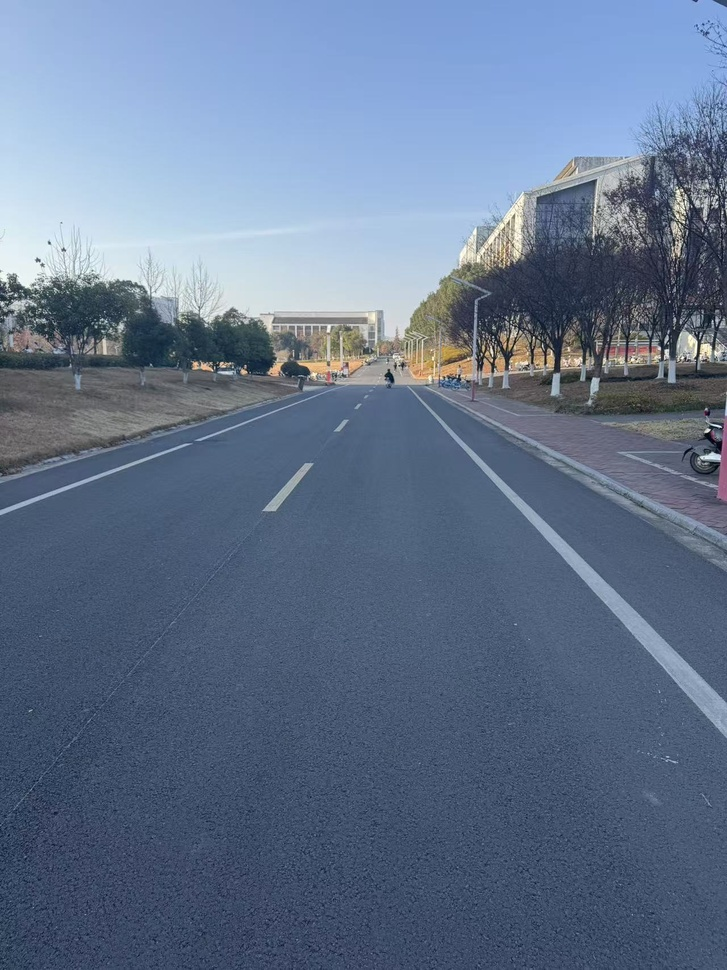
#> input picture 实验二/campus_road.jpg, 727 x 970 px, shrunk from 1280 x 1707 before the run
$ jupyter execute '实验2.ipynb'   (shell and % lines are left out)
#> lines starting #> are read from the running program, lines starting #| are printed output that depends on the picture; after the words box and inside, x2 and y2 are one past the last pixel; in counts of white or black regions, pixels touching at a corner belong together
# 实验二：基于霍夫变换的车道线检测

## 1. 实验背景与环境配置

**算法分析：**
车道线检测是自动驾驶感知层的核心任务之一。在经典计算机视觉领域，该任务通常被建模为“边缘检测 + 几何形状拟合”的问题。
* **OpenCV (`cv2`)**: 提供了底层的图像处理算子（如 Canny, HoughLines）。
* **NumPy**: 图像在计算机中本质上是矩阵，NumPy 用于高效的矩阵运算和掩膜（Mask）生成。
* **Matplotlib**: 用于在 Notebook 中可视化处理过程中的中间结果（如边缘图、掩膜图），便于调试参数。

本实验将通过流水线（Pipeline）的方式处理图像，逐步提取车道特征。

[cell 1]
import matplotlib.pyplot as plt
import matplotlib.image as mpimg
import numpy as np
import cv2

plt.rcParams['font.sans-serif'] = ['SimHei']  # 用于正常显示中文标签
plt.rcParams['axes.unicode_minus'] = False    # 用于正常显示负号

# 设置 Jupyter Notebook 的命令，使图像直接嵌入页面显示

print("环境配置完成。OpenCV版本:", cv2.__version__)

## 2. 图像预处理：降维与去噪

**算法分析：**
在进行边缘检测之前，必须对原始图像进行预处理，主要包含两个步骤：

1.  **灰度化 (Grayscale Conversion)**:
    * **原理**: 彩色图像包含 R, G, B 三个通道，数据量大且受环境光色温影响大。车道线识别主要依赖于**亮度突变**（如白色车道线与黑色沥青路的对比），而非色彩信息。
    * **公式**: $Y = 0.299R + 0.587G + 0.114B$。将三通道降维至单通道，显著减少后续计算量。

2.  **高斯模糊 (Gaussian Blur)**:
    * **原理**: 校园道路环境复杂，路面可能有树影、石子或裂缝，这些高频纹理会在边缘检测中产生大量噪点（假阳性）。
    * **操作**: 使用高斯核与图像进行卷积。
    * **参数分析 (`kernel_size`)**: 核大小必须是奇数（如 3, 5, 7）。对于分辨率较高的手机拍摄图片，推荐使用 **5x5** 或 **7x7** 的核。核越大，图像越模糊，抗噪能力越强，但可能会模糊掉远处的细小车道线。

[cell 2]
def grayscale(img):
    """将 RGB 图像转换为灰度图"""
    return cv2.cvtColor(img, cv2.COLOR_RGB2GRAY)

def gaussian_blur(img, kernel_size):
    """
    使用高斯核对图像进行平滑处理
    kernel_size: 高斯核大小 (例如 5 表示 5x5 矩阵)
    """
    return cv2.GaussianBlur(img, (kernel_size, kernel_size), 0)

# --- 执行代码 ---
# 读取图片 (请修改为你的文件名)
image = mpimg.imread('campus_road.jpg')
#> image is the input picture: shape (970, 727, 3); mean R, G, B 99.5, 116.4, 141.5

# 如果图片读取为浮点数 (0-1)，则乘以 255 并转为整数 (0-255)
if image.dtype == np.float32 or image.dtype == np.float64:
    image = (image * 255).astype(np.uint8)

# 通道数转换 (4通道 -> 3通道)
# 如果图片有透明度通道 (RGBA)，去掉它，只保留 RGB
if len(image.shape) > 2 and image.shape[2] == 4:
    image = cv2.cvtColor(image, cv2.COLOR_RGBA2RGB)

print("当前图像 Shape:", image.shape)  # 必须是 (高度, 宽度, 3) 才能运行成功
#| 当前图像 Shape: (970, 727, 3)

print("当前图像数据类型:", image.dtype) # 应该是 uint8
#| 当前图像数据类型: uint8

# 1. 灰度化
gray_img = grayscale(image)
#> in grayscale, `return cv2.cvtColor(img, cv2.COLOR_RGB2GRAY)`:
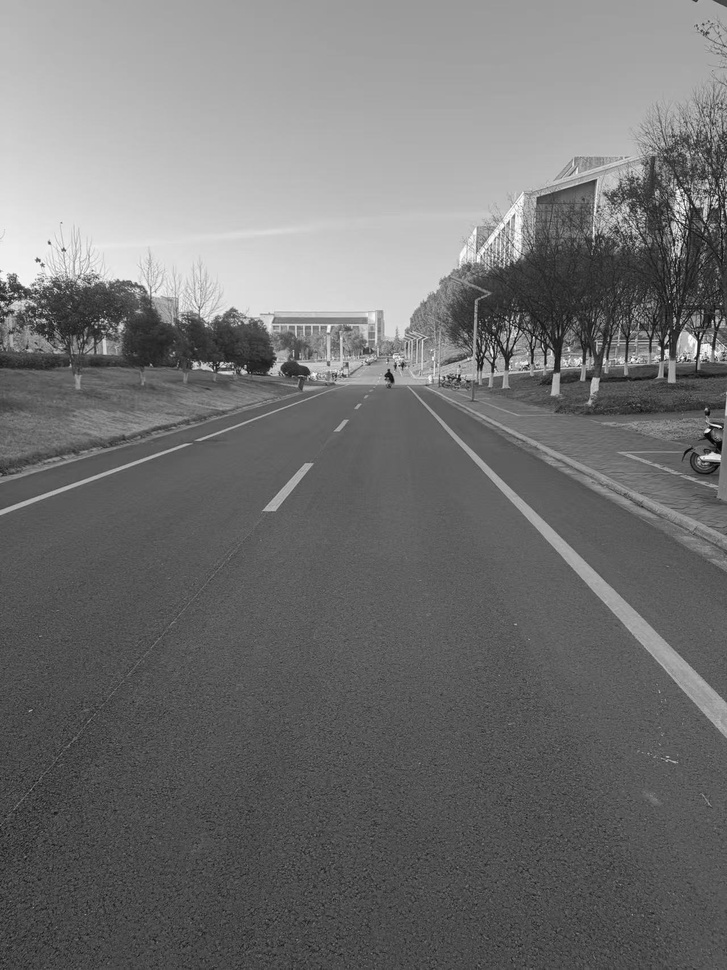
#> returned value: shape (970, 727); min 2, max 254, mean 114.2

# 2. 高斯模糊
kernel_size = 5
blur_img = gaussian_blur(gray_img, kernel_size)

# 展示对比
f, (ax1, ax2) = plt.subplots(1, 2, figsize=(12, 5))
ax1.set_title('Gray Scale')
ax1.imshow(gray_img, cmap='gray')
ax2.set_title('Gaussian Blur (Noise Reduction)')
ax2.imshow(blur_img, cmap='gray')
plt.show()

## 3. Canny 边缘检测 (Edge Detection)

**算法分析：**
Canny 算子是目前最优的边缘检测算法之一，它通过计算像素梯度的幅值和方向来定位边缘。

**核心步骤：**
1.  **计算梯度**: 使用 Sobel 算子计算水平 ($G_x$) 和垂直 ($G_y$) 方向的导数，得到梯度幅值 $G = \sqrt{G_x^2 + G_y^2}$。
2.  **非极大值抑制**: 细化边缘，确保边缘只有 1 像素宽。
3.  **双阈值 (Double Thresholding) 机制**:
    * **High Threshold**: 高于此值的像素被确认为“强边缘”。
    * **Low Threshold**: 低于此值的被抛弃；介于两者之间的像素，只有当它们与“强边缘”相连时才会被保留。

**针对校园道路的参数调整：**
* **Low Threshold**: 建议设为 50 左右。如果太低，会检测到路面的微小裂缝。
* **High Threshold**: 建议设为 150 左右（通常保持 1:2 或 1:3 的比例）。在树影斑驳的校园路面上，适当调高此值可以过滤掉阴影边缘。

[cell 3]
def canny(img, low_threshold, high_threshold):
    """应用 Canny 边缘检测"""
    return cv2.Canny(img, low_threshold, high_threshold)

# --- 执行代码 ---
low_threshold = 50
high_threshold = 150

edges = canny(blur_img, low_threshold, high_threshold)
#> in canny, `return cv2.Canny(img, low_threshold, high_threshold)`:
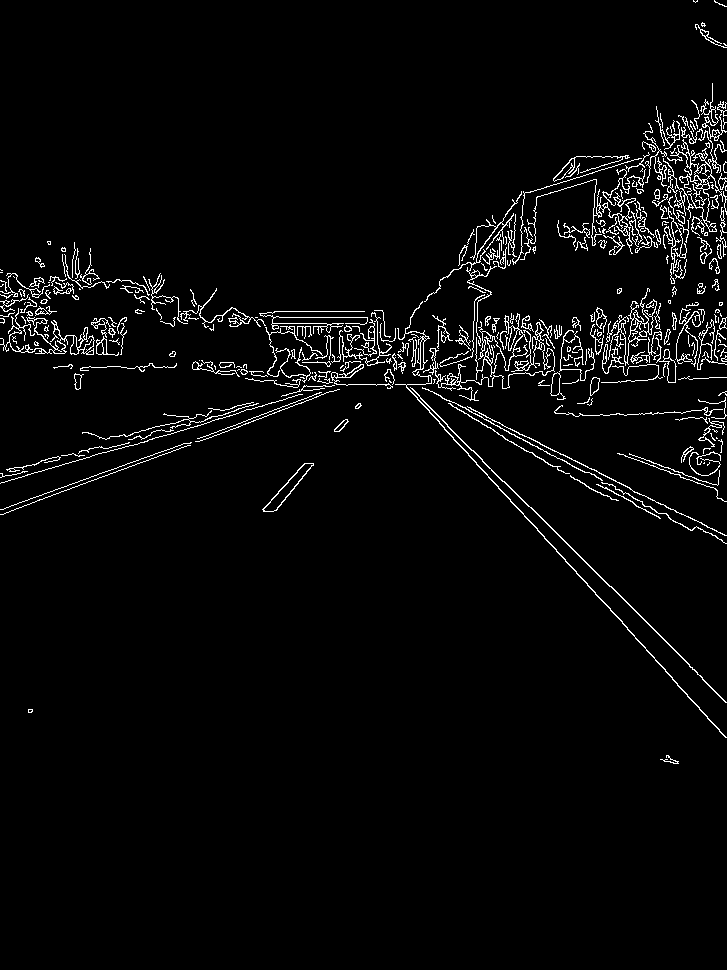
#> returned value: shape (970, 727); 3.2% white in thin lines or dots, all inside (x1, y1, x2, y2) = (0, 0, 727, 764)

# 展示边缘检测结果
plt.figure(figsize=(10, 6))
plt.title("Canny Edges")
plt.imshow(edges, cmap='gray')
plt.show()

## 4. 感兴趣区域 (ROI) 掩膜提取

**算法分析：**
边缘检测是全局的，它会把天空、树木、建筑物的轮廓都提取出来。为了让霍夫变换只关注车道线，我们需要定义一个**Mask（掩膜）**。

**几何逻辑：**
* **视点假设**: 假设相机固定在车头或手持拍摄，车道线必然汇聚于图像中心的远点，并延伸至图像底部的左右两侧。
* **梯形区域**: 我们定义一个梯形多边形：
    * 底边：图像底部（覆盖车头前方）。
    * 顶边：图像中心偏下位置（地平线下方）。
* **位运算**: 使用 `cv2.bitwise_and` 操作，将掩膜与边缘图相乘。掩膜外（黑色，值为0）的区域会被强制置零，掩膜内（白色，值为1）的区域保留。

**注意**: 校园道路通常较窄，且可能有行人，所以 ROI 的顶边不要设置得太宽。

[cell 4]
def region_of_interest(img, vertices):
    """
    应用图像掩膜
    img: 输入图像 (Canny 结果)
    vertices: 多边形顶点坐标 (numpy array)
    """
    mask = np.zeros_like(img)

    # 定义掩膜填充颜色 (对于灰度图是 255)
    ignore_mask_color = 255

    # 填充多边形
    cv2.fillPoly(mask, vertices, ignore_mask_color)

    # 执行与操作，保留感兴趣区域
    masked_image = cv2.bitwise_and(img, mask)
    return masked_image

# --- 执行代码 ---
imshape = image.shape
#> imshape = (970, 727, 3)
height = imshape[0]
#> height = 970
width = imshape[1]
#> width = 727

# 定义梯形顶点：(左下, 左上, 右上, 右下)
# 这里的比例参数 (如 0.45, 0.6) 需要根据你拍摄的具体图片微调
vertices = np.array([[(0, height),
                      (width * 0, height * 0.4), # 左上点
                      (width * 1, height * 0.4), # 右上点
                      (width, height)]], dtype=np.int32)

masked_edges = region_of_interest(edges, vertices)
#> in region_of_interest, `cv2.fillPoly(mask, vertices, ignore_mask_color)`:
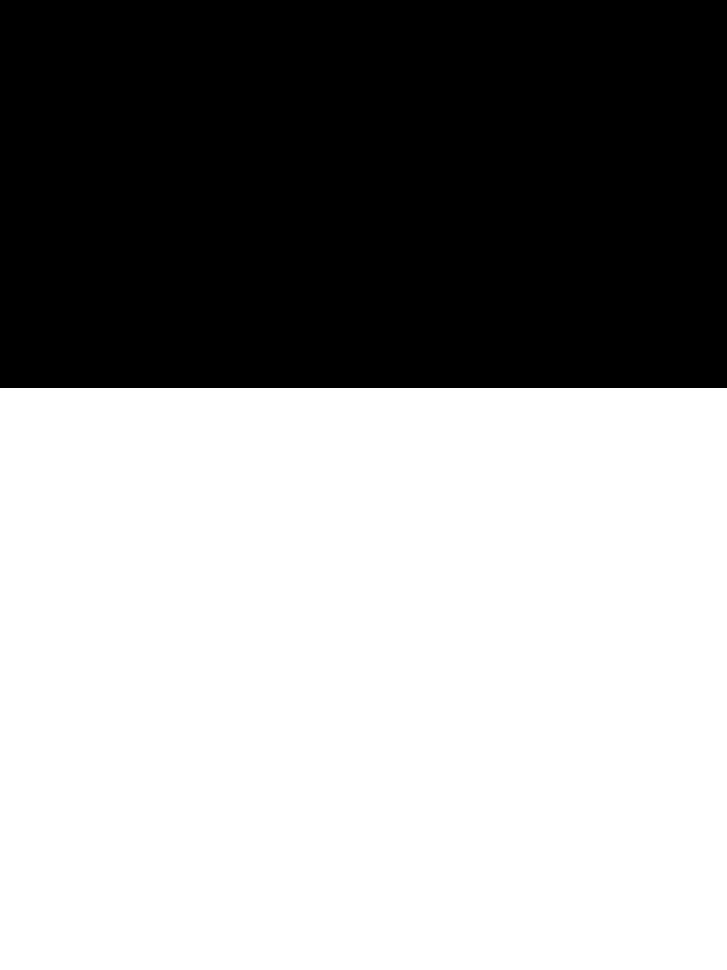
#> mask: shape (970, 727); 60% white; 1 black region, box (x1, y1, x2, y2) and area: (0, 0, 727, 388) 282076
#> in region_of_interest, `masked_image = cv2.bitwise_and(img, mask)`:
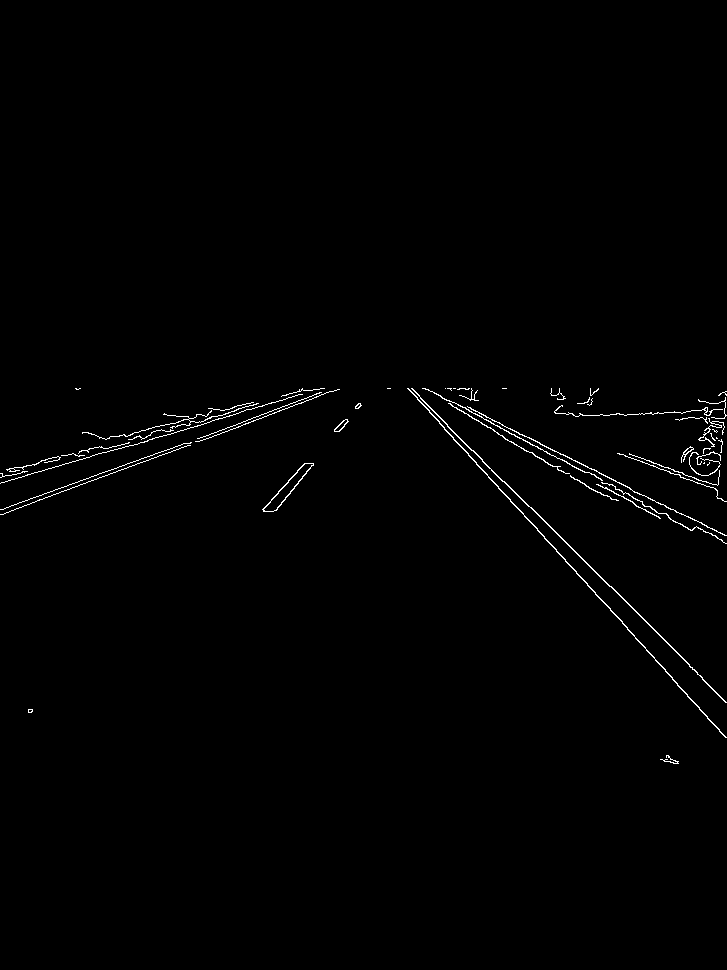
#> masked_image: shape (970, 727); 0.79% white in thin lines or dots, all inside (x1, y1, x2, y2) = (0, 388, 727, 764)

# 展示 ROI 结果
plt.figure(figsize=(10, 6))
plt.title("ROI Masked Edges (Only Road Surface)")
plt.imshow(masked_edges, cmap='gray')
plt.show()

## 5. 霍夫变换 (Probabilistic Hough Transform)

**算法分析：**
这是实验的核心步骤，用于从离散的边缘点中提取数学上的直线方程。

**数学原理：**
* **参数空间映射**: 笛卡尔坐标系中的一条直线 $y=kx+b$ 无法表示垂直线。霍夫变换使用极坐标 $(\rho, \theta)$ 表示直线：$\rho = x \cos \theta + y \sin \theta$。
* **投票机制**: 图像空间中的每一个边缘点，对应参数空间中的一条正弦曲线。如果多条正弦曲线交于一点 $(\rho_0, \theta_0)$，则说明这些点共线。

**HoughLinesP 参数详解：**
本实验使用累计概率霍夫变换 (`HoughLinesP`)，它比标准霍夫变换更快，且直接返回线段端点。
* `rho` (1): 距离精度，设为 1 像素。
* `theta` (np.pi/180): 角度精度，设为 1 度。
* `threshold` (15): **投票阈值**。只有当一条直线上至少有 15 个像素点时，才会被认定为直线。校园路面若磨损严重，可适当降低此值。
* `minLineLength` (40): **最小线长**。小于此长度的线段被视为噪点（如路面斑点）。
* `maxLineGap` (20): **最大断裂距离**。这是针对虚线或磨损车道线的关键参数。它允许算法把中间断开不超过 20 像素的两条线段连接成一条线。

[cell 5]
def draw_lines(img, lines, color=[255, 0, 0], thickness=35):
    """
    在图像上绘制线段
    注意：这里仅做简单的线段绘制。
    如果要进阶，可以计算斜率将线段分类为左右车道，求平均后画出贯穿实线。
    """
    if lines is None:
        return
    for line in lines:
        for x1,y1,x2,y2 in line:
            cv2.line(img, (x1, y1), (x2, y2), color, thickness)

def hough_lines(img, rho, theta, threshold, min_line_len, max_line_gap):
    """
    img: ROI 边缘图
    返回: 绘制了直线的空白图像
    """
    # 运行概率霍夫变换
    lines = cv2.HoughLinesP(img, rho, theta, threshold, np.array([]),
                            minLineLength=min_line_len, maxLineGap=max_line_gap)

    # 创建一个全黑的图像用于画线
    line_img = np.zeros((img.shape[0], img.shape[1], 3), dtype=np.uint8)

    draw_lines(line_img, lines)
    return line_img

# --- 执行代码 ---
rho = 1
theta = np.pi/180
threshold = 150
min_line_len = 90
max_line_gap = 50

line_image = hough_lines(masked_edges, rho, theta, threshold, min_line_len, max_line_gap)
#> in hough_lines, `lines = cv2.HoughLinesP(img, rho, theta, threshold, np.array([]), minL..`: lines = [[420, 398, 528, 506], [416, 396, 597, 596], [0, 509, 319, 393], [531, 507, 726, 702], [537, 528, 726, 737], [424, 388, 726, 535]]
#> the loop in draw_lines, `for line in lines:` made 6 passes
#> after the loop in draw_lines, `for line in lines:`:
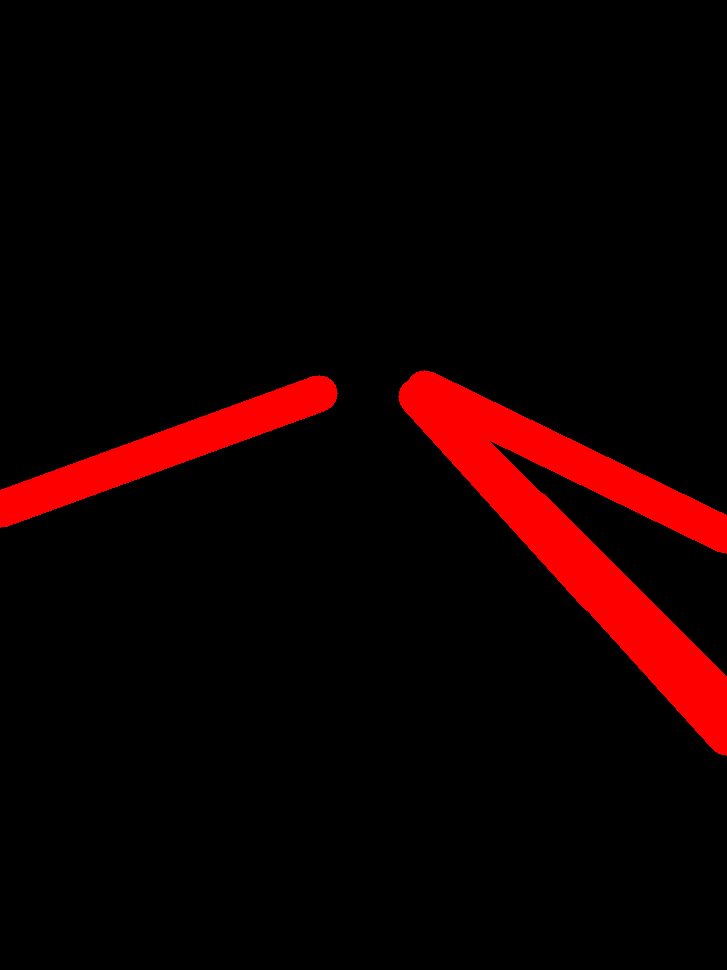
#> img: shape (970, 727, 3); mean of channels 0, 1, 2 17.2, 0, 0; drawn as R, G, B

plt.figure(figsize=(10, 6))
plt.title("Hough Lines Detected")
plt.imshow(line_image)
plt.show()

## 6. 结果叠加与可视化

**算法分析：**
最后一步是将检测到的车道线（红线）与原始彩色图像融合，以便直观地评估检测效果。

**融合原理：**
使用 `cv2.addWeighted` 进行加权叠加。公式为：
$$Result = \alpha \cdot \text{Src1} + \beta \cdot \text{Src2} + \gamma$$
其中：
* $\alpha=0.8$: 原图权重，保持背景清晰。
* $\beta=1.0$: 线条权重，设为 1 确保车道线高亮显示。
* $\gamma=0$: 亮度偏移量。

**实验总结：**
通过上述步骤，我们实现了从自然场景中提取几何特征的过程。如果结果中包含过多杂线，请检查 Canny 的 `low_threshold` 是否过低；如果漏检了车道线，请尝试增大霍夫变换的 `maxLineGap` 或减小 `threshold`。

[cell 6]
def weighted_img(img, initial_img, α=0.8, β=1., γ=0.):
    """
    将 img (线条图) 叠加到 initial_img (原图) 上
    """
    return cv2.addWeighted(initial_img, α, img, β, γ)

# --- 执行代码 ---
final_result = weighted_img(line_image, image)
#> in weighted_img, `return cv2.addWeighted(initial_img, α, img, β, γ)`:
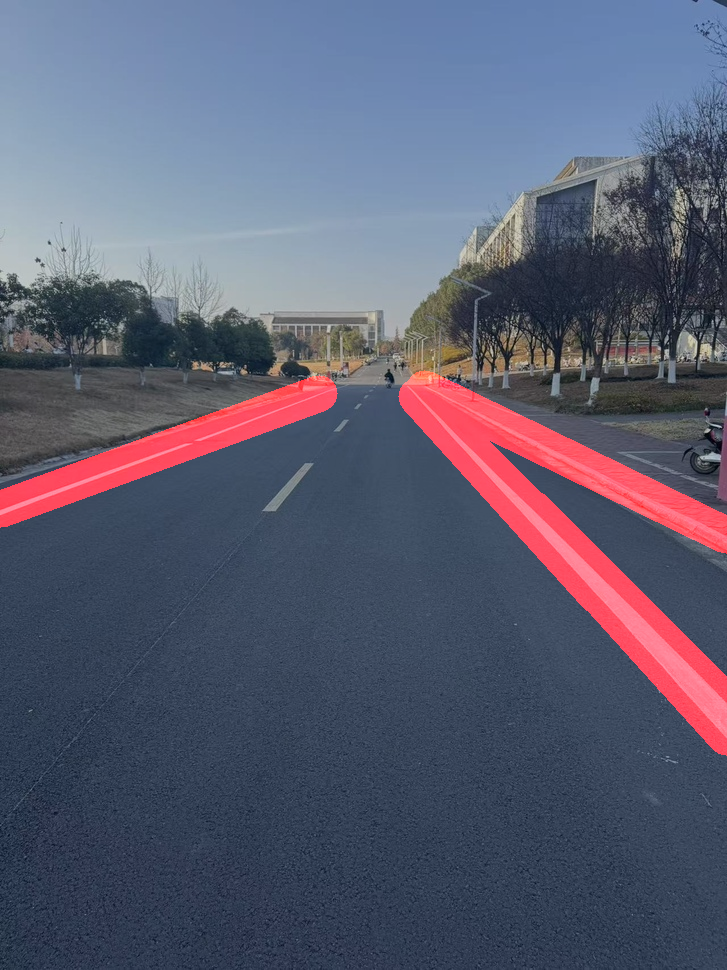
#> returned value: shape (970, 727, 3); mean of channels 0, 1, 2 91.5, 93.1, 113.2; drawn as R, G, B

# 显示最终大图
plt.figure(figsize=(12, 8))
plt.imshow(final_result)
plt.title("Final Lane Detection Result")
plt.show()

# 保存结果到文件
cv2.imwrite('output_campus_road.jpg', cv2.cvtColor(final_result, cv2.COLOR_RGB2BGR))
#> Out = True

[cell 7]
# --- 调试代码 ---

# 1. 调整参数 (在这里反复修改，直到中间结果满意)
# 如果树影太多，把 low_threshold 调高 (例如 80)
# 如果线断断续续，把 max_line_gap 调大 (例如 50-100)
canny_low = 50
canny_high = 150
hough_threshold = 150
min_length = 90
max_gap = 50

# 重新执行流程
gray = grayscale(image)
blur = gaussian_blur(gray, 5)
edges = canny(blur, canny_low, canny_high)

# 重新定义 ROI (这一步最容易错，请看第三张图是否盖住了路)
imshape = image.shape
height = imshape[0]
width = imshape[1]
# 这里的坐标需要你根据肉眼看图调整
vertices = np.array([[(0, height),
                      (width * 0, height * 0.4), # 左上点
                      (width * 1, height * 0.4), # 右上点
                      (width, height)]], dtype=np.int32)
masked = region_of_interest(edges, vertices)

# 霍夫变换
lines = cv2.HoughLinesP(masked, 1, np.pi/180, hough_threshold, np.array([]),
                        minLineLength=min_length, maxLineGap=max_gap)
line_img = np.zeros((height, width, 3), dtype=np.uint8)
draw_lines(line_img, lines, thickness=35)
#> the loop in draw_lines (call 2), `for line in lines:` made 6 passes

# --- 画出四张图进行诊断 ---
plt.figure(figsize=(20, 10))

plt.subplot(2,2,1)
plt.title("1. Canny Edges (白点是边缘)")
plt.imshow(edges, cmap='gray')
# 诊断：如果这里全是密密麻麻的白点（树影），说明 Canny 阈值太低，或者需要颜色过滤。

plt.subplot(2,2,2)
plt.title("2. ROI Mask (白色区域是保留区)")
# 画出 ROI 范围给肉眼看
roi_check = np.zeros_like(gray)
cv2.fillPoly(roi_check, vertices, 255)
plt.imshow(cv2.addWeighted(gray, 0.6, roi_check, 0.4, 0), cmap='gray')
# 诊断：如果这个梯形没有正好罩住车道线，你需要修改 vertices 的坐标。

plt.subplot(2,2,3)
plt.title("3. Masked Edges (真正送去检测的图)")
plt.imshow(masked, cmap='gray')
# 诊断：如果这张图里没有车道线的轮廓，说明 ROI 切歪了或者 Canny 没检测到。

plt.subplot(2,2,4)
plt.title("4. Hough Lines (红色是检测结果)")
combined = cv2.addWeighted(image, 0.8, line_img, 1, 0)
plt.imshow(combined)
# 诊断：如果这里乱七八糟，说明前面的 Masked Edges 噪点太多。

plt.show()
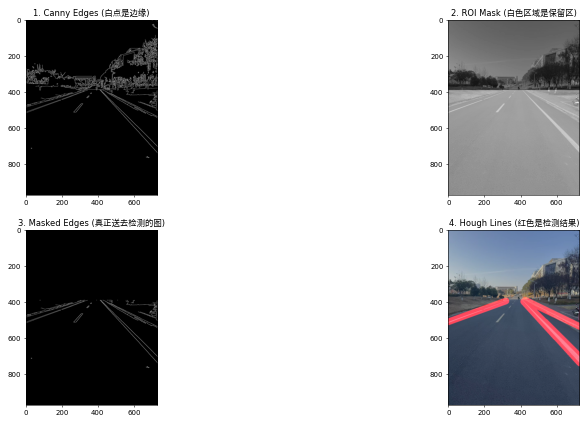
#> figure drawn by matplotlib, 4 panels
